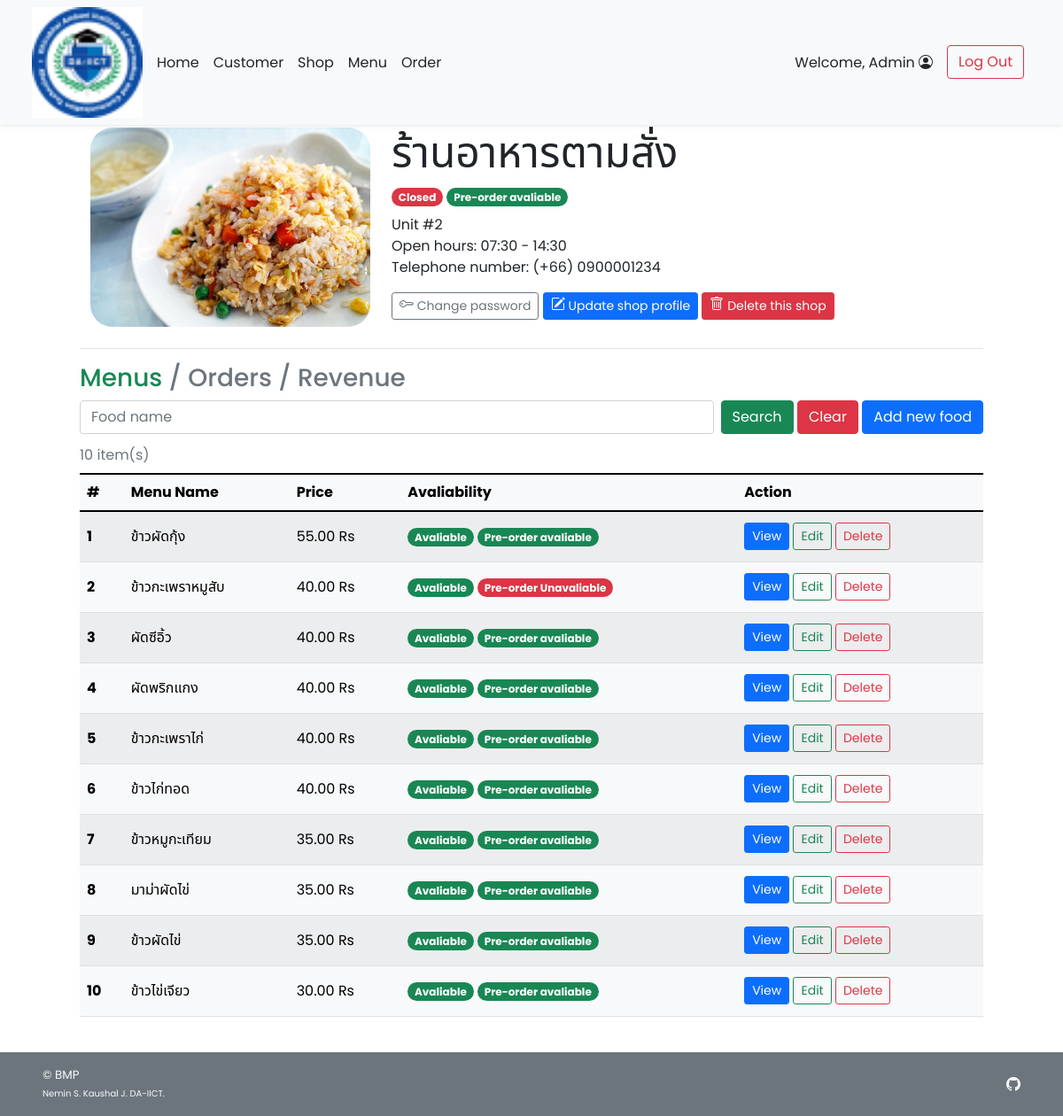
Page /admin/admin_shop_detail.php?s_id=1 (signed in) on the committed database.
### tables this page shows
CREATE TABLE `shop` (
  `s_id` int(11) NOT NULL,
  `s_username` varchar(45) NOT NULL,
  `s_pwd` varchar(45) NOT NULL,
  `s_name` varchar(100) NOT NULL,
  `s_location` varchar(100) NOT NULL,
  `s_openhour` time NOT NULL,
  `s_closehour` time NOT NULL,
  `s_status` tinyint(4) NOT NULL DEFAULT 1 COMMENT 'Shop ready for taking an order or not (True for open, False for close)',
  `s_preorderStatus` tinyint(4) NOT NULL DEFAULT 1 COMMENT 'Shop is ready for tomorrow pre-order or not',
  `s_email` varchar(100) NOT NULL,
  `s_phoneno` varchar(45) NOT NULL,
  `s_pic` text DEFAULT NULL
);

CREATE TABLE `food` (
  `f_id` int(11) NOT NULL,
  `s_id` int(11) NOT NULL,
  `f_name` varchar(100) NOT NULL,
  `f_price` decimal(6,2) NOT NULL,
  `f_todayavail` tinyint(4) NOT NULL DEFAULT 1 COMMENT 'Food is available to order or not',
  `f_preorderavail` tinyint(4) NOT NULL DEFAULT 1,
  `f_pic` text DEFAULT NULL
);

### admin/admin_shop_detail.php (the view, shortened to what this page needs)
<!DOCTYPE html>
<html lang="en">
<head>
    <?php
        include("../conn_db.php");
        include('../head.php');
    ?>
    <link href="../css/main.css" rel="stylesheet">
    <link href="../css/menu.css" rel="stylesheet">
</head>
<body class="d-flex flex-column h-100">
    <?php include('nav_header_admin.php')?>
    <?php
        $s_id = $_GET["s_id"];
        $query = "SELECT s_name,s_location,s_openhour,s_closehour,s_status,s_preorderstatus,s_phoneno,s_pic
        FROM shop WHERE s_id = {$s_id} LIMIT 0,1";
        $result = $mysqli -> query($query);
        $shop_row = $result -> fetch_array();
    ?>
    <div class="container px-5 py-4" id="shop-body">
        <a class="nav nav-item text-decoration-none text-muted mb-2" href="#" onclick="history.back();">
        </a>
        <div class="container row row-cols-6 row-cols-md-12 g-5 pt-4 mb-4" id="shop-header">
            <div class="rounded-25 col-6 col-md-4" id="shop-img" style="
                    background: url(
                        <?php
                            if(is_null($shop_row["s_pic"])){echo "'../img/default.png'";}
                            else{echo "'../img/{$shop_row['s_pic']}'";}
                        ?>
                    ) center; height: 225px;
                    background-size: cover; background-repeat: no-repeat;
                    background-position: center;">
            </div>
            <div class="col-6 col-md-8">
                <h1 class="display-5 strong"><?php echo $shop_row["s_name"];?></h1>
                <ul class="list-unstyled">
                    <li class="my-2">
                        <?php
                            $now = date('H:i:s');
                            if((($now < $shop_row["s_openhour"])||($now > $shop_row["s_closehour"]))||($shop_row["s_status"]==0)){
                        ?>
                        <span class="badge rounded-pill bg-danger">Closed</span>
                        <?php }else{ ?>
                        <span class="badge rounded-pill bg-success">Open</span>
                        <?php }
                            if($shop_row["s_preorderstatus"]==1){
                        ?>
                        <span class="badge rounded-pill bg-success">Pre-order avaliable</span>
                        <?php }else{ ?>
                        <span class="badge rounded-pill bg-danger">Pre-order Unavaliable</span>
                        <?php } ?>
                    </li>
                    <li class=""><?php echo $shop_row["s_location"];?></li>
                    <li class="">Open hours:
                        <?php
                            $open = explode(":",$shop_row["s_openhour"]);
                            $close = explode(":",$shop_row["s_closehour"]);
                            echo $open[0].":".$open[1]." - ".$close[0].":".$close[1];
                        ?>
                    </li>
                    <li class="">Telephone number: <?php echo "(+66) ".$shop_row["s_phoneno"];?></li>
                </ul>
                <a class="btn btn-sm btn-outline-secondary" href="admin_shop_pwd.php?s_id=<?php echo $s_id?>">
            Change password
        </a>
        <a class="btn btn-sm btn-primary mt-2 mt-md-0" href="admin_shop_edit.php?s_id=<?php echo $s_id?>">
            Update shop profile
        </a>
        <a class="btn btn-sm btn-danger mt-2 mt-md-0" href="admin_shop_delete.php?s_id=<?php echo $s_id?>">
            Delete this shop
        </a>
            </div>
        </div>
        <div class="container">
        <h3 class="border-top pt-3 my-2">
            <a class="text-decoration-none link-success" href="admin_shop_detail.php?s_id=<?php echo $s_id?>">Menus</a>
            <span class="text-secondary">/</span>
            <a class="nav-item text-decoration-none link-secondary" href="admin_shop_order.php?s_id=<?php echo $s_id?>">Orders</a></span>
            <span class="text-secondary">/</span>
            <a class="nav-item text-decoration-none link-secondary" href="admin_shop_revenue.php?s_id=<?php echo $s_id?>">Revenue</a></span>
        </h3>
            <form class="form-floating mb-1 " method="GET" action="admin_shop_detail.php">
                <div class="row g-2">
                    <div class="col">
                        <input type="text" class="form-control" id="foodname" name="fdn" placeholder="Food name"
                            <?php if(isset($_GET["search"])){?>value="<?php echo $_GET["fdn"];?>" <?php } ?>>
                    </div>
                    <div class="col-auto">
                        <button type="submit" name="search" value="1" class="btn btn-success">Search</button>
                        <button type="reset" class="btn btn-danger"
                            onclick="javascript: window.location='admin_shop_detail.php?s_id=<?php echo $s_id?>'">Clear</button>
                        <a href="admin_food_add.php?s_id=<?php echo $s_id?>" class="btn btn-primary">Add new food</a>
                    </div>
                </div>
            </form>
        </div>
        <?php
            if(isset($_GET["search"])){
                $query = "SELECT * FROM food WHERE s_id = {$s_id} AND f_name LIKE '%{$_GET['fdn']}%' ORDER BY f_price DESC;";
            }else{
                $query = "SELECT * FROM food WHERE s_id = {$s_id} ORDER BY f_price DESC;";
            }
            $result = $mysqli -> query($query);
            $numrow = $result -> num_rows;
            if($numrow > 0){
        ?>
        <div class="container align-items-stretch">
            <div class="table-responsive">
            <table class="table rounded-5 table-light table-striped table-hover align-middle caption-top mb-3">
                <caption><?php echo $numrow;?> item(s) <?php if(isset($_GET["search"])){?><br /><a
                        Result</a><?php } ?></caption>
                <thead class="bg-light">
                    <tr>
                        <th scope="col">#</th>
                        <th scope="col">Menu Name</th>
                        <th scope="col">Price</th>
                        <th scope="col">Avaliability</th>
                        <th scope="col">Action</th>
                    </tr>
                </thead>
                <tbody>
                    <?php $i=1; while($row = $result -> fetch_array()){ ?>
                    <tr>
                        <th><?php echo $i++;?></th>
                        <td><?php echo $row["f_name"];?></td>
                        <td><?php printf("%.2f Rs",$row["f_price"]);?></td>
                        <td class="text-wrap">
                            <ul class="list-unstyled mb-3 mb-md-0">
                                <li class="my-2">
                                    <?php if($row["f_todayavail"]==1){ ?>
                                    <span class="badge rounded-pill bg-success">Avaliable</span>
                                    <?php }else{ ?>
                                    <span class="badge rounded-pill bg-danger">Unavaliable</span>
                                    <?php }
                                        if($row["f_preorderavail"]==1){?>
                                    <span class="badge rounded-pill bg-success">Pre-order avaliable</span>
                                    <?php }else{ ?>
                                    <span class="badge rounded-pill bg-danger">Pre-order Unavaliable</span>
                                    <?php }?>
                                </li>
                            </ul>
                        </td>
                        <td>
                            <a href="admin_food_detail.php?f_id=<?php echo $row["f_id"]?>"
                                class="btn btn-sm btn-primary">View</a>
                            <a href="admin_food_edit.php?f_id=<?php echo $row["f_id"]?>"
                                class="btn btn-sm btn-outline-success">Edit</a>
                            <a href="admin_food_delete.php?f_id=<?php echo $row["f_id"]?>"
                                class="btn btn-sm btn-outline-danger">Delete</a>
                        </td>
                    </tr>
                    <?php } ?>
                </tbody>
            </table>
        </div>
        </div>
        <?php } ?>
    </div>
    <footer
        class="footer d-flex flex-wrap justify-content-between align-items-center px-5 py-3 mt-auto bg-secondary text-light">
        <span class="smaller-font">&copy; BMP<br /><span class="xsmall-font">Nemin S. Kaushal J.
                DA-IICT.</span></span>
        <ul class="nav justify-content-end list-unstyled d-flex">
            <li class="ms-3"><a class="text-light" target="_blank" href="https://github.com/Kaushal199/CMS_BMP/"><i
                        class="bi bi-github"></i></a></li>
        </ul>
    </footer>
</body>
</html>

### head.php (shortened to what this page needs)
<link href="https://cdn.jsdelivr.net/npm/bootstrap@5.1.2/dist/css/bootstrap.min.css" rel="stylesheet"
>
<link rel="stylesheet" href="https://cdn.jsdelivr.net/npm/bootstrap-icons@1.5.0/font/bootstrap-icons.css">

### admin/nav_header_admin.php (shortened to what this page needs)
<header class="navbar navbar-expand-md navbar-light fixed-top bg-light shadow-sm mb-auto">
    <div class="container-fluid mx-4">
        <a href="admin_home.php">
            <img src="../img/LOGO_BLACK.png" width="125" class="me-2" alt="EATERIO Logo">
        </a>
        <div class="navbar-collapse collapse" id="navbarCollapse">
            <ul class="navbar-nav me-auto mb-2 mb-md-0">
                <li class="nav-item">
                    <a class="nav-link px-2 text-dark" href="admin_home.php">Home</a>
                </li>
                <li class="nav-item">
                    <a href="admin_customer_list.php" class="nav-link px-2 text-dark">Customer</a>
                </li>
                <li class="nav-item">
                    <a href="admin_shop_list.php" class="nav-link px-2 text-dark">Shop</a>
                </li>
                <li class="nav-item">
                    <a href="admin_food_list.php" class="nav-link px-2 text-dark">Menu</a>
                </li>
                <li class="nav-item">
                    <a href="admin_order_list.php" class="nav-link px-2 text-dark">Order</a>
                </li>
            </ul>
            <div class="d-flex">
                <?php if(!isset($_SESSION['aid'])){ ?>
                <a class="btn btn-outline-secondary me-2" href="cust_regist.php">Sign Up</a>
                <a class="btn btn-success" href="cust_login.php">Log In</a>
                <?php }else{ ?>
                <ul class="navbar-nav me-auto mb-2 mb-md-0">
                    <li class="nav-item">
                        <a href="admin_customer_detail.php?c_id=<?php echo $_SESSION["aid"]?>" class="nav-link px-2 text-dark">
                            Welcome, <?=$_SESSION['firstname']?>
                        </a>
                    </li>
                    <li class="nav-item">
                        <a class="mx-2 mt-1 mt-md-0 btn btn-outline-danger" href="../logout.php">Log Out</a>
                    </li>
                </ul>
                <?php } ?>
            </div>
        </div>
    </div>
</header>

### css/main.css (style rules this page uses)
html { height: 100%; }
body { height: 100%; padding-top: 4rem; margin-bottom: -50px; font-family: 'Poppins', 'Noto Sans Thai', sans-serif; }
a { cursor: pointer; }
.bi { vertical-align: -.125em; fill: currentColor; }
.smaller-font { font-size: smaller; }
.xsmall-font { font-size: x-small; }
.rounded-25 { border-radius: 25px; }

### css/menu.css (style rules this page uses)
html, body { height: 100%; }

### rows in the picture
shop: s_pic (picture), s_name "ร้านอาหารตามสั่ง", s_location "Unit #2", s_openhour "07", s_openhour "30", s_closehour "14", s_closehour "30", s_phoneno "0900001234"
food: f_name "ข้าวผัดกุ้ง", f_price "55.00", f_todayavail "Avaliable", f_preorderavail "Pre-order avaliable"
food: f_name "ข้าวกะเพราหมูสับ", f_price "40.00", f_todayavail "Avaliable", f_preorderavail "Pre-order Unavaliable"
food: f_name "ผัดซีอิ้ว", f_price "40.00", f_todayavail "Avaliable", f_preorderavail "Pre-order avaliable"
food: f_name "ผัดพริกแกง", f_price "40.00", f_todayavail "Avaliable", f_preorderavail "Pre-order avaliable"
food: f_name "ข้าวกะเพราไก่", f_price "40.00", f_todayavail "Avaliable", f_preorderavail "Pre-order avaliable"
food: f_name "ข้าวไก่ทอด", f_price "40.00", f_todayavail "Avaliable", f_preorderavail "Pre-order avaliable"
food: f_name "ข้าวหมูกะเทียม", f_price "35.00", f_todayavail "Avaliable", f_preorderavail "Pre-order avaliable"
food: f_name "มาม่าผัดไข่", f_price "35.00", f_todayavail "Avaliable", f_preorderavail "Pre-order avaliable"
food: f_name "ข้าวผัดไข่", f_price "35.00", f_todayavail "Avaliable", f_preorderavail "Pre-order avaliable"
food: f_name "ข้าวไข่เจียว", f_price "30.00", f_todayavail "Avaliable", f_preorderavail "Pre-order avaliable"

### other values in the picture
$_SESSION['firstname'] "Admin"
$numrow "10"
